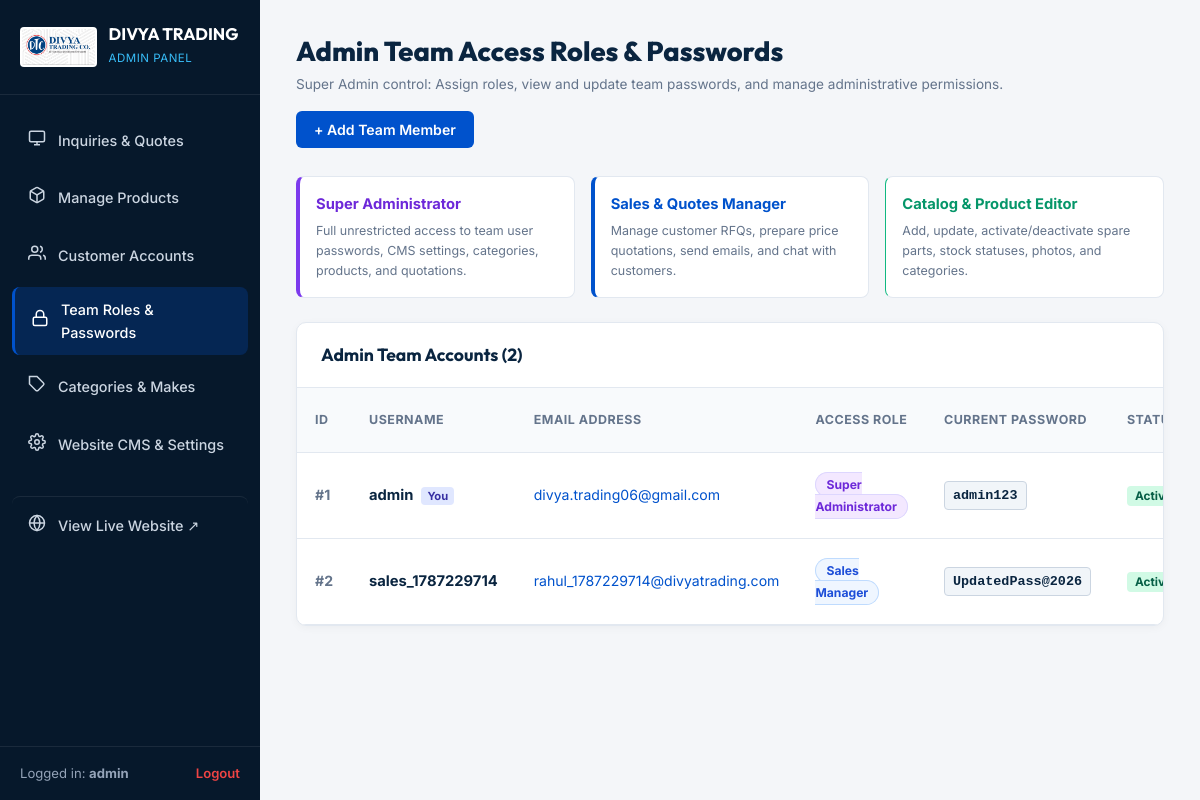
/admin/users (signed in), run on the app's committed database.
### models.py (models this page shows, shortened)
class SiteSetting(db.Model):
    __tablename__ = 'site_settings'
    id = db.Column(db.Integer, primary_key=True)
    key = db.Column(db.String(100), unique=True, nullable=False)
    value = db.Column(db.Text, nullable=True)
    description = db.Column(db.String(255), nullable=True)

class AdminUser(db.Model):
    __tablename__ = 'admin_users'
    id = db.Column(db.Integer, primary_key=True)
    username = db.Column(db.String(80), unique=True, nullable=False)
    email = db.Column(db.String(150), unique=True, nullable=False)
    password_hash = db.Column(db.String(255), nullable=False)
    view_password = db.Column(db.String(100), nullable=True)  # Viewable password hint for superadmin management
    role = db.Column(db.String(30), default='superadmin')  # 'superadmin', 'sales_manager', 'product_editor'
    is_active = db.Column(db.Boolean, default=True)
    created_at = db.Column(db.DateTime, default=datetime.utcnow)
    def is_superadmin(self):
        return self.role == 'superadmin'

### app.py (the view)
@app.route('/admin/users')
@admin_required
def admin_users():
    current_admin = AdminUser.query.get(session.get('admin_user_id'))
    if not current_admin or not current_admin.is_superadmin():
        flash('Access restricted to Super Administrators only.', 'danger')
        return redirect(url_for('admin_dashboard'))
    users = AdminUser.query.order_by(AdminUser.id.asc()).all()
    return render_template('admin/users.html', admin_users=users)

### app.py (called while the page is built, shortened)
def admin_required(f):
    @wraps(f)
    def decorated_function(*args, **kwargs):
        admin_id = session.get('admin_user_id')
        login_time = session.get('admin_login_time')
        now = time.time()
        admin = AdminUser.query.get(admin_id)
        return f(*args, **kwargs)
    return decorated_function

@app.before_request
def enforce_session_timeout():
    now = time.time()

def get_why_choose_pillars(settings):
    pillars = []
    pillars_json = settings.get('why_choose_pillars_json')
    if pillars_json:
        try:
            pillars = json.loads(pillars_json)
        except Exception:
            pillars = []
    return pillars

@app.context_processor
def inject_global_data():
    categories = Category.query.order_by(Category.order_index).all()
    machines = MachineMake.query.order_by(MachineMake.name).all()
    settings_records = SiteSetting.query.all()
    settings = {s.key: s.value for s in settings_records}
    why_choose_pillars = get_why_choose_pillars(settings)
    current_year = datetime.utcnow().year
    current_customer = None
    return {
        'nav_categories': categories,
        'nav_machines': machines,
        'site_settings': settings,
        'why_choose_pillars': why_choose_pillars,
        'current_year': current_year,
        'current_customer': current_customer
    }

### templates/admin/users.html (shortened to what this page needs)
<!DOCTYPE html>
<html lang="en">
<head>
  <link rel="stylesheet" href="{{ url_for('static', filename='css/admin.css') }}">
  <link rel="stylesheet" href="{{ url_for('static', filename='css/style.css') }}">
</head>
<body class="admin-body">
  <aside class="admin-sidebar" id="adminSidebar">
    <div class="sidebar-header">
      <img src="{{ site_settings.site_logo or url_for('static', filename='images/logo.png') }}" alt="DTC" class="sidebar-logo">
      <div class="sidebar-title">
        <h2>DIVYA TRADING</h2>
        <span>Admin Panel</span>
      </div>
    </div>
    <nav class="sidebar-nav">
      <a href="{{ url_for('admin_dashboard') }}" class="sidebar-nav-item">
        <span class="nav-icon">
          <svg width="18" height="18" viewBox="0 0 24 24" fill="none" stroke="currentColor" stroke-width="2"><rect x="2" y="3" width="20" height="14" rx="2" ry="2"></rect><line x1="8" y1="21" x2="16" y2="21"></line><line x1="12" y1="17" x2="12" y2="21"></line></svg>
        </span>
        <span>Inquiries & Quotes</span>
      </a>
      <a href="{{ url_for('admin_products') }}" class="sidebar-nav-item">
        <span class="nav-icon">
        </span>
        <span>Manage Products</span>
      </a>
      <a href="{{ url_for('admin_customers') }}" class="sidebar-nav-item">
        <span class="nav-icon">
          <svg width="18" height="18" viewBox="0 0 24 24" fill="none" stroke="currentColor" stroke-width="2"><path d="M17 21v-2a4 4 0 0 0-4-4H5a4 4 0 0 0-4 4v2"></path><circle cx="9" cy="7" r="4"></circle><path d="M23 21v-2a4 4 0 0 0-3-3.87"></path><path d="M16 3.13a4 4 0 0 1 0 7.75"></path></svg>
        </span>
        <span>Customer Accounts</span>
      </a>
      <a href="{{ url_for('admin_users') }}" class="sidebar-nav-item active">
        <span class="nav-icon">
          <svg width="18" height="18" viewBox="0 0 24 24" fill="none" stroke="currentColor" stroke-width="2"><rect x="3" y="11" width="18" height="11" rx="2" ry="2"></rect><path d="M7 11V7a5 5 0 0 1 10 0v4"></path></svg>
        </span>
        <span>Team Roles & Passwords</span>
      </a>
      <a href="{{ url_for('admin_categories') }}" class="sidebar-nav-item">
        <span class="nav-icon">
          <svg width="18" height="18" viewBox="0 0 24 24" fill="none" stroke="currentColor" stroke-width="2"><path d="M20.59 13.41l-7.17 7.17a2 2 0 0 1-2.83 0L2 12V2h10l8.59 8.59a2 2 0 0 1 0 2.82z"></path><line x1="7" y1="7" x2="7.01" y2="7"></line></svg>
        </span>
        <span>Categories & Makes</span>
      </a>
      <a href="{{ url_for('admin_settings') }}" class="sidebar-nav-item">
        <span class="nav-icon">
        </span>
        <span>Website CMS & Settings</span>
      </a>
      <a href="{{ url_for('home') }}" target="_blank" class="sidebar-nav-item" style="margin-top: 20px; border-top: 1px solid rgba(255,255,255,0.08); padding-top: 14px;">
        <span class="nav-icon">
          <svg width="18" height="18" viewBox="0 0 24 24" fill="none" stroke="currentColor" stroke-width="2"><circle cx="12" cy="12" r="10"></circle><line x1="2" y1="12" x2="22" y2="12"></line><path d="M12 2a15.3 15.3 0 0 1 4 10 15.3 15.3 0 0 1-4 10 15.3 15.3 0 0 1-4-10 15.3 15.3 0 0 1 4-10z"></path></svg>
        </span>
        <span>View Live Website ↗</span>
      </a>
    </nav>
    <div class="sidebar-footer">
      <span>Logged in: <strong>{{ session.admin_username }}</strong></span>
      <a href="{{ url_for('admin_logout') }}">Logout</a>
    </div>
  </aside>
  <main class="admin-main">
    <div class="admin-top-bar">
      <div class="admin-page-title">
        <h1>Admin Team Access Roles & Passwords</h1>
        <p>Super Admin control: Assign roles, view and update team passwords, and manage administrative permissions.</p>
      </div>
      <div class="admin-top-actions">
        <button class="btn-admin-primary" onclick="document.getElementById('addAdminUserModal').classList.add('active')">
          + Add Team Member
        </button>
      </div>
    </div>
    <div class="form-row-3col" style="margin-bottom: 24px;">
      <div style="background: white; border: 1px solid var(--admin-border); border-left: 4px solid #7C3AED; border-radius: 8px; padding: 16px;">
        <strong style="color: #6D28D9; font-size: 0.92rem; display: block; margin-bottom: 4px;">Super Administrator</strong>
        <p style="font-size: 0.78rem; color: #64748b; margin: 0;">Full unrestricted access to team user passwords, CMS settings, categories, products, and quotations.</p>
      </div>
      <div style="background: white; border: 1px solid var(--admin-border); border-left: 4px solid #0052CC; border-radius: 8px; padding: 16px;">
        <strong style="color: #0052CC; font-size: 0.92rem; display: block; margin-bottom: 4px;">Sales & Quotes Manager</strong>
        <p style="font-size: 0.78rem; color: #64748b; margin: 0;">Manage customer RFQs, prepare price quotations, send emails, and chat with customers.</p>
      </div>
      <div style="background: white; border: 1px solid var(--admin-border); border-left: 1px solid #10B981; border-radius: 8px; padding: 16px;">
        <strong style="color: #059669; font-size: 0.92rem; display: block; margin-bottom: 4px;">Catalog & Product Editor</strong>
        <p style="font-size: 0.78rem; color: #64748b; margin: 0;">Add, update, activate/deactivate spare parts, stock statuses, photos, and categories.</p>
      </div>
    </div>
    <div class="admin-card">
      <div class="admin-card-header">
        <h3>Admin Team Accounts ({{ admin_users|length }})</h3>
      </div>
      <div class="admin-table-wrap">
        <table class="admin-table">
          <thead>
            <tr>
              <th>ID</th>
              <th>Username</th>
              <th>Email Address</th>
              <th>Access Role</th>
              <th>Current Password</th>
              <th>Status</th>
            </tr>
          </thead>
          <tbody>
            {% for user in admin_users %}
            <tr>
              <td style="color: #64748b; font-weight: 700;">#{{ user.id }}</td>
              <td>
                <strong style="color: #0A2540; font-size: 0.92rem;">{{ user.username }}</strong>
                {% if user.username == session.admin_username %}
                <span style="font-size: 0.7rem; background: #E0E7FF; color: #3730A3; padding: 2px 6px; border-radius: 4px; font-weight: 700; margin-left: 4px;">You</span>
                {% endif %}
              </td>
              <td>
                <a href="mailto:{{ user.email }}" style="color: #0052cc;">{{ user.email }}</a>
              </td>
              <td>
                {% if user.role == 'superadmin' %}
                  <span style="background: #F3E8FF; color: #6D28D9; font-weight: 700; font-size: 0.76rem; padding: 4px 10px; border-radius: 9999px; border: 1px solid #DDD6FE;">
                    Super Administrator
                  </span>
                {% elif user.role == 'sales_manager' %}
                  <span style="background: #EFF6FF; color: #1D4ED8; font-weight: 700; font-size: 0.76rem; padding: 4px 10px; border-radius: 9999px; border: 1px solid #BFDBFE;">
                    Sales Manager
                  </span>
                {% else %}
                  <span style="background: #ECFDF5; color: #059669; font-weight: 700; font-size: 0.76rem; padding: 4px 10px; border-radius: 9999px; border: 1px solid #A7F3D0;">
                    Product Editor
                  </span>
                {% endif %}
              </td>
              <td>
                <div style="display: flex; align-items: center; gap: 8px;">
                  <code style="background: #F1F5F9; border: 1px solid #CBD5E1; padding: 3px 8px; border-radius: 4px; font-size: 0.84rem; font-weight: 700; color: #0A2540;" id="pwd-display-{{ user.id }}">
                    {{ user.view_password or '••••••••' }}
                  </code>
                </div>
              </td>
              <td>
                <span style="background: #D1FAE5; color: #065F46; font-size: 0.74rem; font-weight: 700; padding: 3px 8px; border-radius: 4px;">Active</span>
              </td>
            </tr>
            {% endfor %}
          </tbody>
        </table>
      </div>
    </div>
  </main>
</body>
</html>

### static/css/admin.css (style rules this page uses)
:root { --admin-navy: #0A2540; --admin-sidebar: #06182B; --admin-blue: #0052CC; --admin-blue-hover: #003E99; --admin-bg: #F4F6F9; --admin-card: #FFFFFF; --admin-border: #E2E8F0; --admin-text: #1E293B; --admin-muted: #64748B; --status-new-bg: #FEF3C7; --status-new-text: #D97706; --status-contacted-bg: #DBEAFE; --status-contacted-text: #1D4ED8; --status-quoted-bg: #E0E7FF; --status-quoted-text: #4338CA; --status-completed-bg: #D1FAE5; --status-completed-text: #059669; --status-cancelled-bg: #FEE2E2; --status-cancelled-text: #DC2626; }
* { box-sizing: border-box; margin: 0; padding: 0; }
body.admin-body { font-family: 'Inter', sans-serif; background-color: var(--admin-bg); color: var(--admin-text); min-height: 100vh; display: flex; }
.admin-sidebar { width: 260px; background: var(--admin-sidebar); color: #94A3B8; display: flex; flex-direction: column; flex-shrink: 0; min-height: 100vh; position: fixed; top: 0; left: 0; z-index: 100; }
.sidebar-header { padding: 24px 20px; border-bottom: 1px solid rgba(255, 255, 255, 0.08); display: flex; align-items: center; gap: 12px; }
.sidebar-logo { height: 40px; width: auto; border-radius: 4px; background: white; padding: 2px; }
.sidebar-title h2 { font-family: 'Outfit', sans-serif; font-size: 1.05rem; font-weight: 700; color: white; line-height: 1.2; }
.sidebar-title span { font-size: 0.72rem; color: #38BDF8; text-transform: uppercase; letter-spacing: 0.5px; }
.sidebar-nav { padding: 20px 12px; display: flex; flex-direction: column; gap: 6px; flex-grow: 1; }
.sidebar-nav-item { display: flex; align-items: center; gap: 12px; padding: 11px 16px; border-radius: 8px; color: #CBD5E1; text-decoration: none; font-size: 0.9rem; font-weight: 500; transition: all 0.2s ease; }
.sidebar-nav-item:hover, .sidebar-nav-item.active { background: rgba(0, 82, 204, 0.25); color: #FFFFFF; border-left: 3px solid var(--admin-blue); }
.sidebar-nav-item .nav-icon { font-size: 1.15rem; }
.sidebar-footer { padding: 16px 20px; border-top: 1px solid rgba(255, 255, 255, 0.08); display: flex; justify-content: space-between; align-items: center; font-size: 0.82rem; }
.sidebar-footer a { color: #EF4444; text-decoration: none; font-weight: 600; }
.admin-main { margin-left: 260px; flex-grow: 1; padding: 30px 36px; max-width: calc(100vw - 260px); }
.admin-top-bar { display: flex; justify-content: space-between; align-items: center; margin-bottom: 28px; flex-wrap: wrap; gap: 16px; }
.admin-page-title h1 { font-family: 'Outfit', sans-serif; font-size: 1.7rem; font-weight: 800; color: var(--admin-navy); }
.admin-page-title p { font-size: 0.85rem; color: var(--admin-muted); }
.admin-top-actions { display: flex; align-items: center; gap: 12px; }
.btn-admin-primary { background: var(--admin-blue); color: white; border: none; padding: 10px 18px; border-radius: 6px; font-size: 0.88rem; font-weight: 600; display: inline-flex; align-items: center; gap: 8px; cursor: pointer; text-decoration: none; transition: all 0.2s ease; }
.admin-card { background: var(--admin-card); border: 1px solid var(--admin-border); border-radius: 10px; box-shadow: 0 2px 8px rgba(0,0,0,0.04); overflow: hidden; margin-bottom: 30px; }
.admin-card-header { padding: 18px 24px; border-bottom: 1px solid var(--admin-border); display: flex; justify-content: space-between; align-items: center; flex-wrap: wrap; gap: 12px; }
.admin-card-header h3 { font-family: 'Outfit', sans-serif; font-size: 1.1rem; font-weight: 700; color: var(--admin-navy); }
.admin-table-wrap { overflow-x: auto; }
.admin-table { width: 100%; border-collapse: collapse; text-align: left; font-size: 0.88rem; }
.admin-table th { background: #F8FAFC; padding: 12px 18px; font-weight: 700; color: var(--admin-muted); font-size: 0.78rem; text-transform: uppercase; letter-spacing: 0.5px; border-bottom: 1px solid var(--admin-border); }
.admin-table td { padding: 14px 18px; border-bottom: 1px solid var(--admin-border); color: var(--admin-text); vertical-align: middle; }

### data on the page
SiteSetting: value (picture)
AdminUser: admin_username "admin", id "1", username "admin", shows "You", email "divya.trading06@gmail.com", role "Super Administrator", view_password "admin123"
AdminUser: id "2", username "sales_1787229714", email "rahul_1787229714@divyatrading.com", role "Sales Manager", view_password "UpdatedPass@2026"

### other printed values
{{ admin_users|length }} "2"
